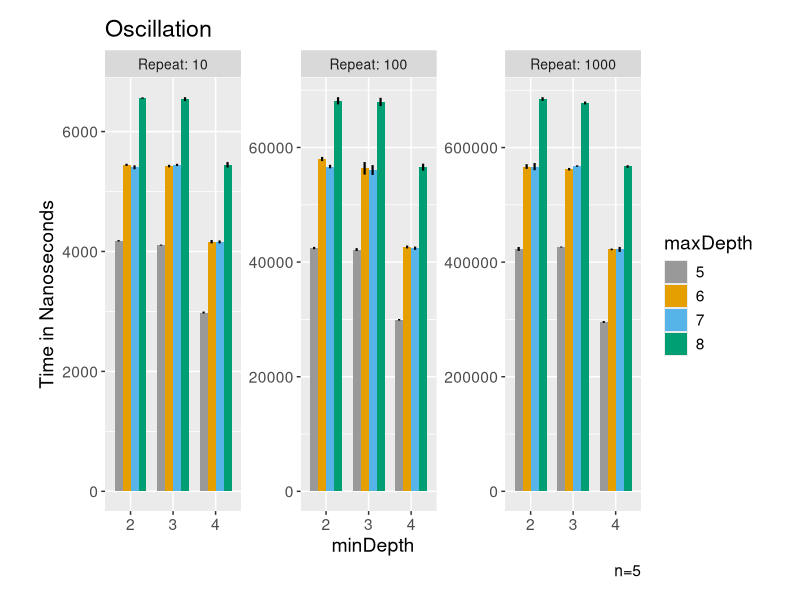
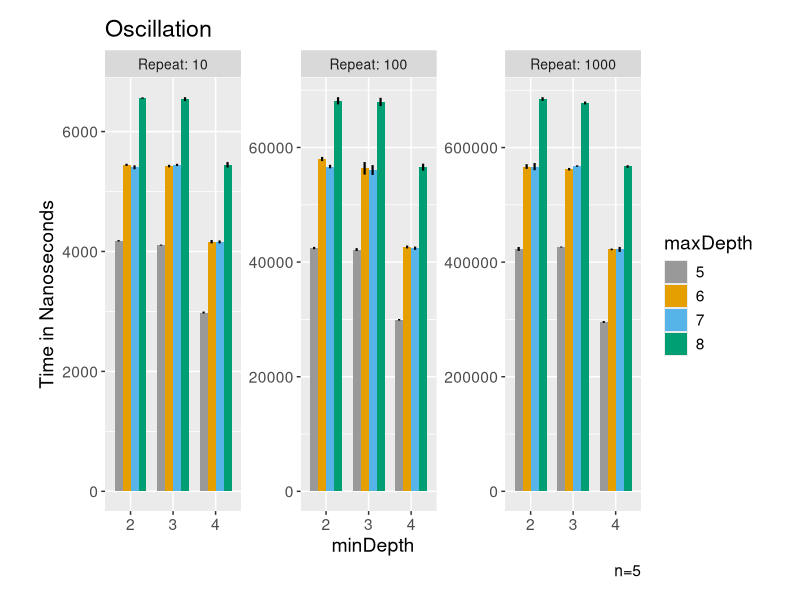

The R script that drew these images, in order:
library(ggplot2)
library(plyr)


setwd(dirname(rstudioapi::getActiveDocumentContext()$path))

options(scipen=999)

cbp1 <- c("#999999", "#E69F00", "#56B4E9", "#009E73",
          "#F0E442", "#0072B2", "#D55E00", "#CC79A7")

data <- read.csv("./JMH/CSV/jmh-result.csv")
data <- subset(data,data$Benchmark == "org.openjdk.benchmarks.cont.Oscillation.oscillate")

data <- rename(data,c("Param..maxDepth"="maxDepth"))
data <- rename(data,c("Param..minDepth"="minDepth"))
data <- rename(data,c("Param..repeat"="Repeat"))

data$maxDepth <- as.factor(data$maxDepth)
data$minDepth <- as.factor(data$minDepth)
data$Repeat <- as.factor(data$Repeat)


g <- ggplot(data, aes(y=Score,x=minDepth,fill=maxDepth)) + 
  geom_bar(stat="identity", position = "dodge",width=0.75) + 
  scale_x_discrete(limits=c("2","3","4"))   +
  geom_errorbar(aes(ymin=Score-Score.Error..99.9.., ymax=Score+Score.Error..99.9..), width=0,size=0.75,
                position=position_dodge(0.75)) 



g <- g + facet_wrap(vars(Repeat), labeller = "label_both", scales = "free",ncol=4)

g <- g +
  labs(
    title = "Oscillation",
    y = "Time in Nanoseconds",
    caption = "n=5")+
  scale_fill_manual(values = cbp1) +
  theme(
    text = element_text(size = 14),
    plot.margin = margin(t = 0.5, r = 1, b = 0.5, l = 1, unit = "cm"),
    strip.text.x = element_text(size = 10)
  )

print(g)

ggsave(plot=g,"./JMH/Plots/Oscillation.png",width=8.17,height=3)
